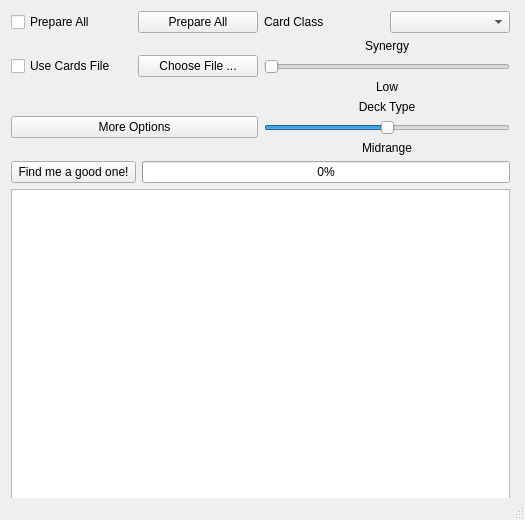
<?xml version="1.0" encoding="UTF-8"?>
<ui version="4.0">
 <class>MainWindow</class>
 <widget class="QMainWindow" name="MainWindow">
  <property name="geometry">
   <rect>
    <x>0</x>
    <y>0</y>
    <width>525</width>
    <height>520</height>
   </rect>
  </property>
  <property name="windowTitle">
   <string>MainWindow</string>
  </property>
  <widget class="QWidget" name="centralWidget">
   <property name="sizePolicy">
    <sizepolicy hsizetype="Preferred" vsizetype="Preferred">
     <horstretch>0</horstretch>
     <verstretch>0</verstretch>
    </sizepolicy>
   </property>
   <property name="autoFillBackground">
    <bool>false</bool>
   </property>
   <widget class="QWidget" name="verticalLayoutWidget">
    <property name="geometry">
     <rect>
      <x>0</x>
      <y>0</y>
      <width>521</width>
      <height>499</height>
     </rect>
    </property>
    <layout class="QVBoxLayout" name="verticalLayout">
     <property name="sizeConstraint">
      <enum>QLayout::SetMaximumSize</enum>
     </property>
     <property name="bottomMargin">
      <number>0</number>
     </property>
     <item>
      <layout class="QHBoxLayout" name="horizontalLayout">
       <property name="topMargin">
        <number>0</number>
       </property>
       <property name="rightMargin">
        <number>0</number>
       </property>
       <item>
        <layout class="QHBoxLayout" name="horizontalLayout_5">
         <property name="rightMargin">
          <number>0</number>
         </property>
         <item>
          <widget class="QCheckBox" name="checkBox_prepareAll">
           <property name="text">
            <string>Prepare All</string>
           </property>
           <property name="checkable">
            <bool>true</bool>
           </property>
           <property name="checked">
            <bool>false</bool>
           </property>
          </widget>
         </item>
         <item>
          <widget class="QPushButton" name="pushButton_PrepareAll">
           <property name="text">
            <string>Prepare All</string>
           </property>
          </widget>
         </item>
        </layout>
       </item>
       <item>
        <layout class="QHBoxLayout" name="horizontalLayout_7">
         <item>
          <widget class="QLabel" name="label">
           <property name="text">
            <string>Card Class</string>
           </property>
          </widget>
         </item>
         <item>
          <widget class="QComboBox" name="comboBox_cardClass"/>
         </item>
        </layout>
       </item>
      </layout>
     </item>
     <item>
      <layout class="QHBoxLayout" name="horizontalLayout_2">
       <property name="topMargin">
        <number>0</number>
       </property>
       <property name="rightMargin">
        <number>0</number>
       </property>
       <item>
        <layout class="QHBoxLayout" name="horizontalLayout_8">
         <item>
          <widget class="QCheckBox" name="checkBox_useCardsFile">
           <property name="text">
            <string>Use Cards File</string>
           </property>
          </widget>
         </item>
         <item>
          <widget class="QPushButton" name="pushButton_useCardsFile">
           <property name="text">
            <string>Choose File ...</string>
           </property>
          </widget>
         </item>
        </layout>
       </item>
       <item>
        <layout class="QVBoxLayout" name="verticalLayout_2">
         <property name="bottomMargin">
          <number>0</number>
         </property>
         <item>
          <widget class="QLabel" name="label_2">
           <property name="text">
            <string>Synergy</string>
           </property>
           <property name="scaledContents">
            <bool>false</bool>
           </property>
           <property name="alignment">
            <set>Qt::AlignCenter</set>
           </property>
          </widget>
         </item>
         <item>
          <widget class="QSlider" name="horizontalSlider_synergy">
           <property name="sizePolicy">
            <sizepolicy hsizetype="Preferred" vsizetype="Fixed">
             <horstretch>0</horstretch>
             <verstretch>0</verstretch>
            </sizepolicy>
           </property>
           <property name="minimum">
            <number>0</number>
           </property>
           <property name="maximum">
            <number>3</number>
           </property>
           <property name="singleStep">
            <number>1</number>
           </property>
           <property name="pageStep">
            <number>10</number>
           </property>
           <property name="value">
            <number>0</number>
           </property>
           <property name="tracking">
            <bool>true</bool>
           </property>
           <property name="orientation">
            <enum>Qt::Horizontal</enum>
           </property>
          </widget>
         </item>
         <item>
          <layout class="QHBoxLayout" name="horizontalLayout_9">
           <property name="bottomMargin">
            <number>0</number>
           </property>
           <item>
            <widget class="QLabel" name="label_synergy">
             <property name="text">
              <string>Low</string>
             </property>
             <property name="alignment">
              <set>Qt::AlignCenter</set>
             </property>
            </widget>
           </item>
          </layout>
         </item>
        </layout>
       </item>
      </layout>
     </item>
     <item>
      <layout class="QHBoxLayout" name="horizontalLayout_3">
       <property name="topMargin">
        <number>0</number>
       </property>
       <property name="rightMargin">
        <number>0</number>
       </property>
       <item>
        <widget class="QPushButton" name="pushButton_moreOptions">
         <property name="text">
          <string>More Options</string>
         </property>
        </widget>
       </item>
       <item>
        <layout class="QVBoxLayout" name="verticalLayout_3">
         <property name="bottomMargin">
          <number>0</number>
         </property>
         <item>
          <widget class="QLabel" name="label_3">
           <property name="text">
            <string>Deck Type</string>
           </property>
           <property name="alignment">
            <set>Qt::AlignCenter</set>
           </property>
          </widget>
         </item>
         <item>
          <widget class="QSlider" name="horizontalSlider_deckType">
           <property name="sizePolicy">
            <sizepolicy hsizetype="Preferred" vsizetype="Fixed">
             <horstretch>0</horstretch>
             <verstretch>0</verstretch>
            </sizepolicy>
           </property>
           <property name="maximum">
            <number>6</number>
           </property>
           <property name="value">
            <number>3</number>
           </property>
           <property name="orientation">
            <enum>Qt::Horizontal</enum>
           </property>
          </widget>
         </item>
         <item>
          <layout class="QHBoxLayout" name="horizontalLayout_10">
           <property name="bottomMargin">
            <number>0</number>
           </property>
           <item>
            <widget class="QLabel" name="label_deckTypes">
             <property name="text">
              <string>Midrange</string>
             </property>
             <property name="alignment">
              <set>Qt::AlignCenter</set>
             </property>
            </widget>
           </item>
          </layout>
         </item>
        </layout>
       </item>
      </layout>
     </item>
     <item>
      <layout class="QHBoxLayout" name="horizontalLayout_4">
       <item>
        <widget class="QPushButton" name="pushButton_findDeck">
         <property name="text">
          <string> Find me a good one! </string>
         </property>
        </widget>
       </item>
       <item>
        <widget class="QProgressBar" name="progressBar_findDeck">
         <property name="value">
          <number>0</number>
         </property>
        </widget>
       </item>
      </layout>
     </item>
     <item>
      <widget class="QTextBrowser" name="textBrowser_results">
       <property name="maximumSize">
        <size>
         <width>16777215</width>
         <height>500</height>
        </size>
       </property>
      </widget>
     </item>
    </layout>
   </widget>
  </widget>
  <widget class="QStatusBar" name="statusBar"/>
 </widget>
 <layoutdefault spacing="6" margin="11"/>
 <resources/>
 <connections/>
</ui>
